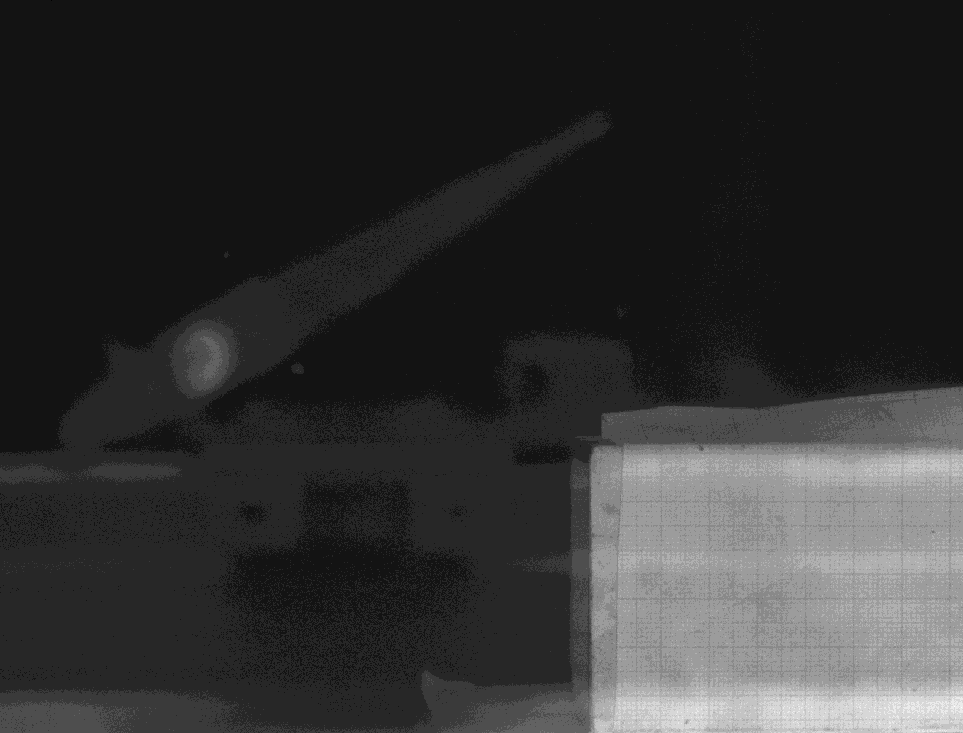
#> input picture PIV_DATA/calibration/B00001.tif, 963 x 733 px, shrunk from 1624 x 1236 before the run, found by its file name
$ python piv_sahir.py
#> lines starting #> are read from the running program, lines starting #| are printed output that depends on the picture
import matplotlib.pyplot as plt
import numpy as np
from skimage.io import imread

a = imread("PIV_DATA/15deg/B00001.tif")
#> a is the input picture: shape (733, 963) uint16; min 233, max 3349, mean 781.7
b = imread("PIV_DATA/15deg/B00001.tif")

a = a[:a.shape[0]//2]
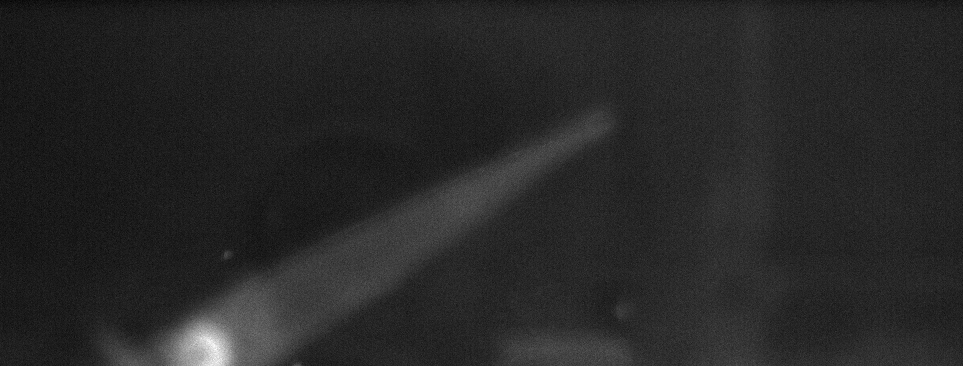
#> a: shape (366, 963) uint16; min 233, max 1487, mean 427; drawn with min black and max white
b = b[b.shape[0]//2+1:]
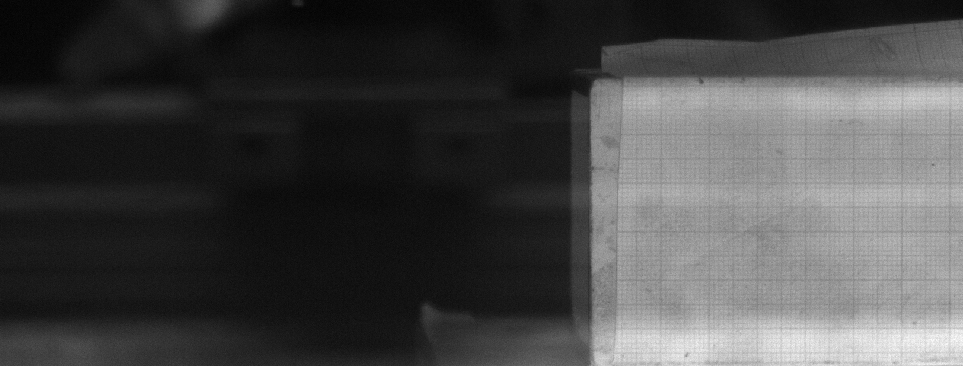
#> b: shape (366, 963) uint16; min 300, max 3349, mean 1137.1; drawn with min black and max white

fig, axs = plt.subplots(1, 2, figsize=(9, 4))
axs[0].imshow(a, cmap=plt.cm.gray)
axs[1].imshow(b, cmap=plt.cm.gray)
plt.show()
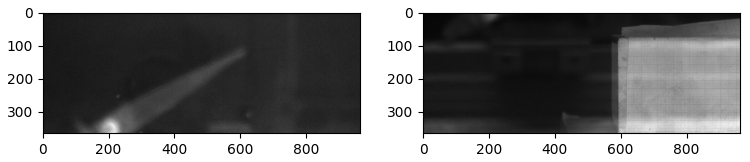
#> figure drawn by matplotlib, 2 panels

win_size = 32

a_win = a[:win_size, :win_size].copy()
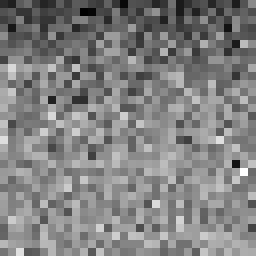
#> a_win: shape (32, 32) uint16 (shown 8 times larger); min 256, max 440, mean 349.3; drawn with min black and max white
b_win = b[:win_size, :win_size].copy()
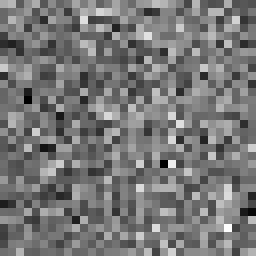
#> b_win: shape (32, 32) uint16 (shown 8 times larger); min 317, max 471, mean 389; drawn with min black and max white

fig, axs = plt.subplots(1, 2, figsize=(9, 4))
axs[0].imshow(a_win, cmap=plt.cm.gray)
axs[1].imshow(b_win, cmap=plt.cm.gray)
plt.show()
